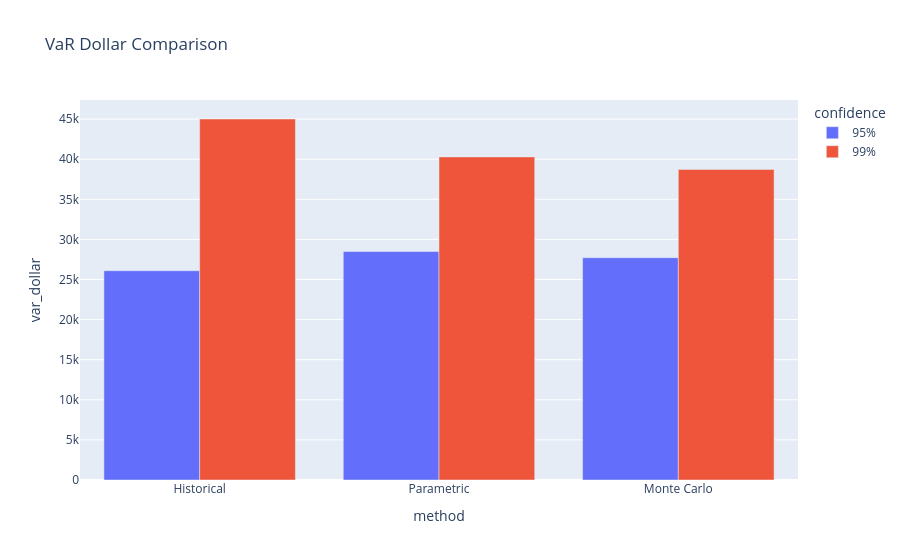

Notebook cell for this chart:
### Code cell
# VaR chart: compare dollar VaR across methods and confidence levels.

px.bar(
    var_summary,
    x="method",
    y="var_dollar",
    color="confidence",
    barmode="group",
    title="VaR Dollar Comparison",
)

### Figure 1 — Plotly figure (JSON) as saved in the notebook; plotly's stock layout.template omitted (floating-point values rounded to 4 significant figures)
{"data": [{"alignmentgroup": "True", "hovertemplate": "confidence=95%<br>method=%{x}<br>var_dollar=%{y}<extra></extra>", "legendgroup": "95%", "marker": {"color": "#636efa", "pattern": {"shape": ""}}, "name": "95%", "offsetgroup": "95%", "orientation": "v", "showlegend": true, "textposition": "auto", "type": "bar", "x": ["Historical", "Parametric", "Monte Carlo"], "xaxis": "x", "y": [26100.0, 28480.0, 27720.0], "yaxis": "y"}, {"alignmentgroup": "True", "hovertemplate": "confidence=99%<br>method=%{x}<br>var_dollar=%{y}<extra></extra>", "legendgroup": "99%", "marker": {"color": "#EF553B", "pattern": {"shape": ""}}, "name": "99%", "offsetgroup": "99%", "orientation": "v", "showlegend": true, "textposition": "auto", "type": "bar", "x": ["Historical", "Parametric", "Monte Carlo"], "xaxis": "x", "y": [45010.0, 40290.0, 38720.0], "yaxis": "y"}], "layout": {"barmode": "group", "legend": {"title": {"text": "confidence"}, "tracegroupgap": 0}, "title": {"text": "VaR Dollar Comparison"}, "xaxis": {"anchor": "y", "domain": [0, 1], "title": {"text": "method"}}, "yaxis": {"anchor": "x", "domain": [0, 1], "title": {"text": "var_dollar"}}}}
